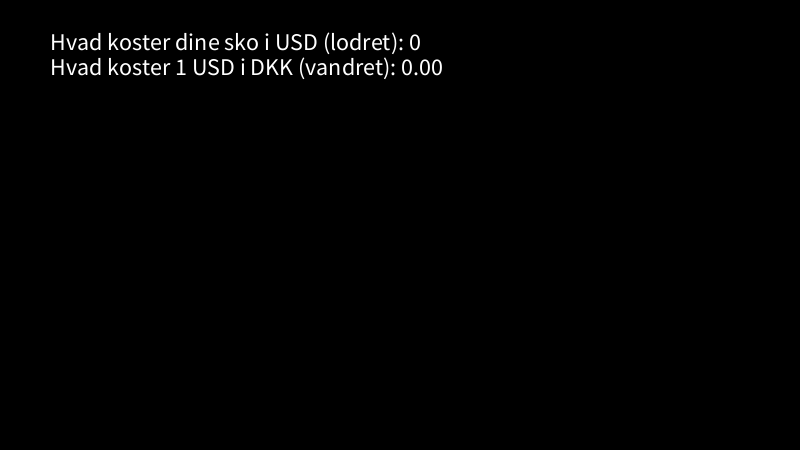
Frame 1 (no input)
Frame 60 (the mouse pressed at the canvas centre just before this capture): identical to frame 1, image omitted
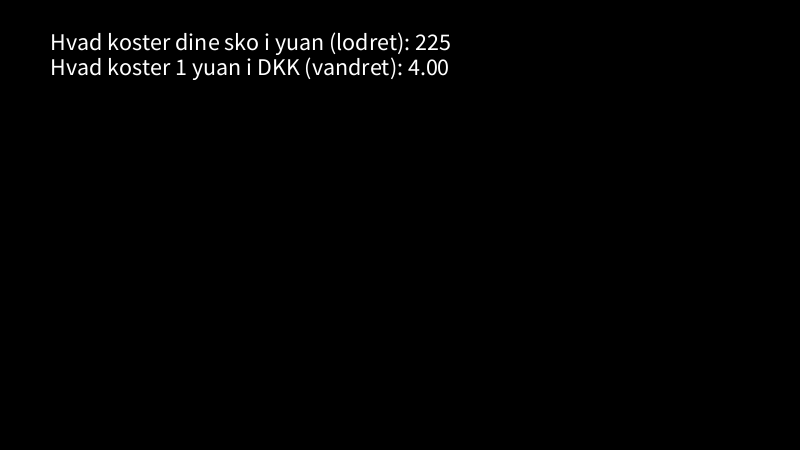
Frame 120 (the mouse held since frame 60 and released just before this capture)

The Processing sketch that drew these frames (run headless with seeded random() and noise(); from frame 60 on, the mouse is pressed at the canvas centre):

// Processing sketch: sko6bibliotek
// ── sko6bibliotek.pde
int price; float rate;
boolean usaSet = false;
float[] pricesUS = new float[4];
float[] pricesCh = new float[4];

/* Returnerer array med gennemsnitspriser 1-4 */
float[] prices(int price, float rate) {
  float[] prices = new float[4]; 
  for (int i = 1; i != 5; i = i + 1) { // Beregning
    float prcDkk = price * rate * i; // Pris: i par
    if (prcDkk > 80) { // Varen fortoldes
      if (prcDkk > 1150) {
        prcDkk = prcDkk * 1.17; // Told
      }
      prcDkk = prcDkk * 1.25; // Moms
      prcDkk = prcDkk + 160; // Importgebyr
    }
    prices[i-1] = prcDkk / i; // Gennemsnitspris
  }
  return prices;
}

void setup() {
  size(800,450); 
  textSize(24); fill(255); 
}

void draw() {
  background(0);
  rate = float(mouseX)/100.0;
  price = mouseY;
  text("Hvad koster dine sko i " + 
       (usaSet ? "yuan" : "USD") + " (lodret): "
       + price, 50, 50);
  text("Hvad koster 1 " + (usaSet ? "yuan" : "USD")
       + " i DKK (vandret): " + 
       nfc(rate,2), 50, 75);
}

void mousePressed() {
  if (!usaSet) {
    usaSet = true;
    // Beregn for USA
    pricesUS = prices(price, rate);
  } else {
    noLoop();
    // Beregn for Kina
    pricesCh = prices(price, rate);
    // Vis alle priser
    for (int i = 1; i != 5; i = i + 1) { // Beregning
      text("USA - Prisen for " + i + " par er: " + 
           nfc(pricesUS[i-1],2), 50, 100 + i * 25);
      text("Kina - Prisen for " + i + " par er: " + 
           nfc(pricesCh[i-1],2), 50, 225 + i * 25);
    }
  }
}
